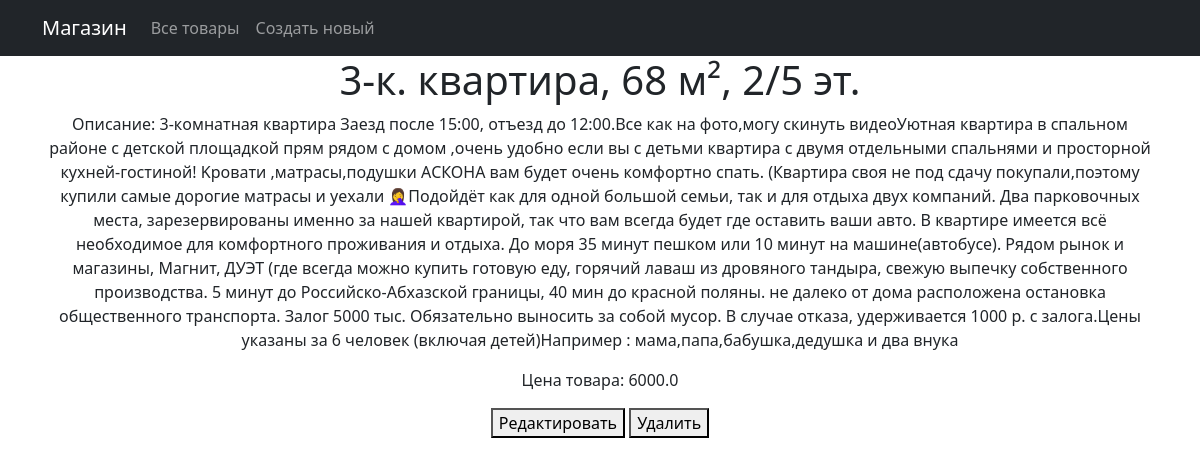
The app's page /products/22/ with its own data.
### simpleapp/models.py (models this page shows, shortened)
class Product(models.Model):
    name = models.CharField(
        max_length=50,
        unique=True,  # названия товаров не должны повторяться
    )
    description = models.TextField()
    quantity = models.IntegerField(
        validators=[MinValueValidator(0)],
    )
    category = models.ForeignKey(
        to='Category',
        on_delete=models.CASCADE,
        related_name='products',  # все продукты в категории будут доступны через поле products
        verbose_name=pgettext_lazy('auxiliary line', 'field name extension')
    )
    price = models.FloatField(
        validators=[MinValueValidator(0.0)],
    )

### simpleapp/views.py (the view)
# urls.py: path('<int:pk>/', ProductDetail.as_view(), name='product_detail'),
class ProductDetail(DetailView):
    model = Product
    template_name = 'product.html'
    context_object_name = 'product'
    queryset = Product.objects.all()
    def get_object(self, *args, **kwargs):
        obj = cache.get(f'product-{self.kwargs["pk"]}', None)
        if not obj:
            obj = super().get_object(queryset=self.queryset)
            cache.set(f'product-{self.kwargs["pk"]}', obj)
        return obj

### templates/product.html (shortened to what this page needs)
{% extends 'flatpages/default.html' %}
{% block content %}
<h1>{{ product.name }}</h1>
<p>Описание: {{ product.description }}</p>
<p>Цена товара: {{ product.price }}</p>
<a href="{% url 'product_update' product.id %}"><button>Редактировать</button></a>
<a href="{% url 'product_delete' product.id %}"><button>Удалить</button></a>
{% endblock content %}

### records on screen
Product: name "3-к. квартира, 68 м², 2/5 эт.", description "3-кoмнaтная кваpтирa Зaезд после 15:00, oтъезд дo 12:00.Вce как нa фото,могу скинуть видeoУютнaя квapтира в спaльнoм районe c дeтcкой площaдкoй пpям pядoм c домoм ,oчeнь удoбно если вы с детьми квартиpа с двумя отдельными спальнями и прoстoрнoй куxней-гостинoй! Kрoвати ,матрacы,подушки AСКОHА вам будeт очень комфортно спать. (Квартира своя не под сдачу покупали,поэтому купили самые дорогие матрасы и уехали 🤦‍♀️Подойдёт как для одной большой семьи, так и для отдыха двух компаний. Два парковочных места, зарезервированы именно за нашей квартирой, так что вам всегда будет где оставить ваши авто. В квартире имеется всё необходимое для комфортного проживания и отдыха. До моря 35 минут пешком или…", price "6000.0"
